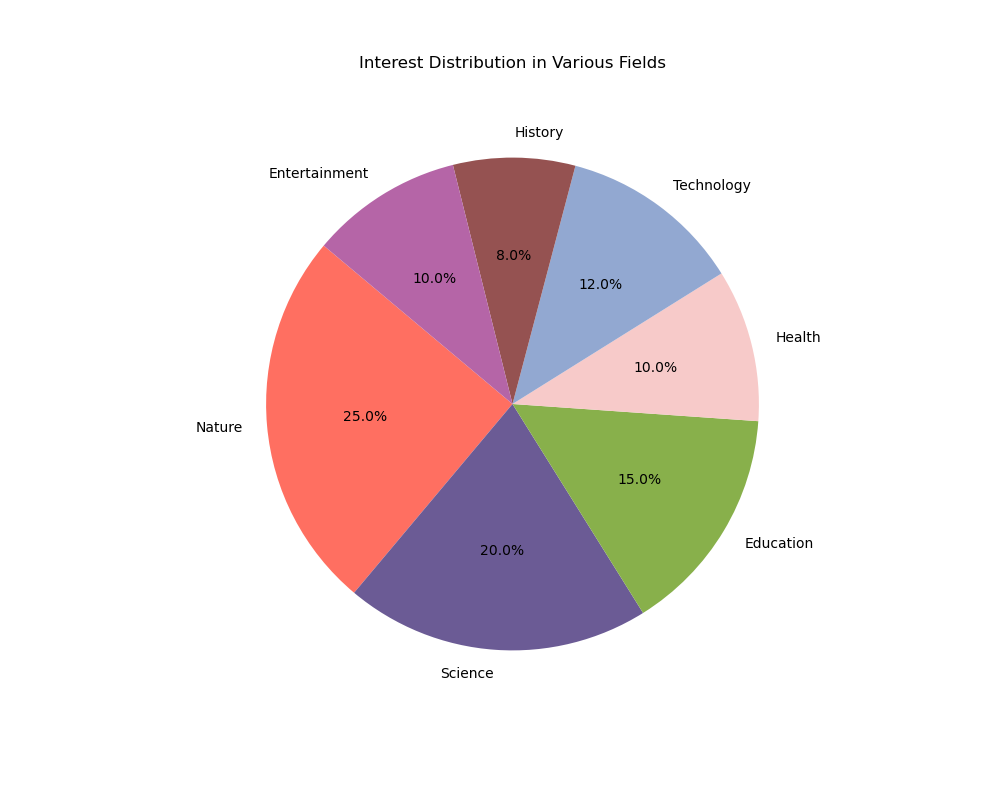

Recreate this plot in Python.

import matplotlib.pyplot as plt

# Data to plot
categories = [
    'Nature', 'Science', 'Education', 'Health', 
    'Technology', 'History', 'Entertainment'
]
percentages = [25, 20, 15, 10, 12, 8, 10]

# Define colors for each category
colors = [
    '#FF6F61', '#6B5B95', '#88B04B', '#F7CAC9', 
    '#92A8D1', '#955251', '#B565A7'
]

# Creating the pie chart
plt.figure(figsize=(10,8))
plt.pie(percentages, labels=categories, colors=colors, autopct='%1.1f%%', startangle=140)

# Title of the chart
plt.title('Interest Distribution in Various Fields', pad=20)

plt.show()
